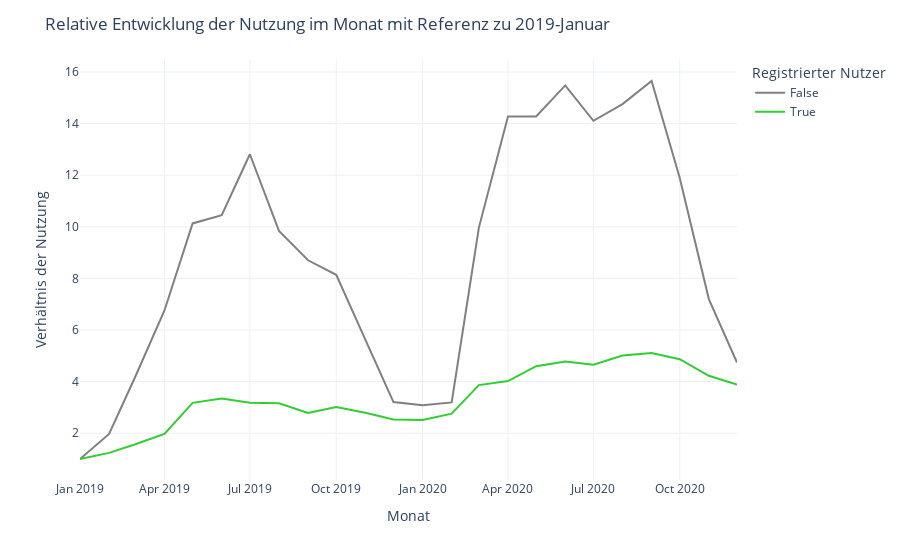

Here is the notebook cell this chart was saved with:
### Code cell
# group by month and registered customer
df_ratio = df.groupby(["month_p", "registered_customer"], as_index=False).count()
# establish baseline
baseline_0, baseline_1 = (df_ratio.iloc[0][2], df_ratio.iloc[1][2])
# compute ratio relative to baseline
df_ratio["ratio"] = df_ratio["temp"].where(df_ratio["registered_customer"], df_ratio["temp"]/baseline_0)
df_ratio["ratio"] = df_ratio["ratio"].where(~df_ratio["registered_customer"], df_ratio["temp"]/baseline_1)

# display line plot
fig = px.line(df_ratio, 
              x="month_p", 
              y="ratio", 
              color="registered_customer",
              color_discrete_sequence =['gray','limegreen'],
              template='plotly_white',
              labels = {'registered_customer':'Registrierter Nutzer'})
             
fig.update_layout( title="Relative Entwicklung der Nutzung im Monat mit Referenz zu 2019-Januar", xaxis_title="Monat", yaxis_title="Verhältnis der Nutzung")

### Figure 1 — Plotly figure (JSON) as saved in the notebook; plotly's stock layout.template omitted (floating-point values rounded to 4 significant figures)
{"data": [{"hovertemplate": "Registrierter Nutzer=False<br>month_p=%{x}<br>ratio=%{y}<extra></extra>", "legendgroup": "False", "line": {"color": "gray", "dash": "solid"}, "mode": "lines", "name": "False", "orientation": "v", "showlegend": true, "type": "scatter", "x": ["2019-01", "2019-02", "2019-03", "2019-04", "2019-05", "2019-06", "2019-07", "2019-08", "2019-09", "2019-10", "2019-11", "2019-12", "2020-01", "2020-02", "2020-03", "2020-04", "2020-05", "2020-06", "2020-07", "2020-08", "2020-09", "2020-10", "2020-11", "2020-12"], "xaxis": "x", "y": [1, 1.97, 4.197, 6.757, 10.13, 10.45, 12.81, 9.843, 8.702, 8.142, 5.628, 3.207, 3.086, 3.192, 9.969, 14.27, 14.28, 15.48, 14.11, 14.76, 15.65, 11.89, 7.199, 4.737], "yaxis": "y"}, {"hovertemplate": "Registrierter Nutzer=True<br>month_p=%{x}<br>ratio=%{y}<extra></extra>", "legendgroup": "True", "line": {"color": "limegreen", "dash": "solid"}, "mode": "lines", "name": "True", "orientation": "v", "showlegend": true, "type": "scatter", "x": ["2019-01", "2019-02", "2019-03", "2019-04", "2019-05", "2019-06", "2019-07", "2019-08", "2019-09", "2019-10", "2019-11", "2019-12", "2020-01", "2020-02", "2020-03", "2020-04", "2020-05", "2020-06", "2020-07", "2020-08", "2020-09", "2020-10", "2020-11", "2020-12"], "xaxis": "x", "y": [1, 1.237, 1.571, 1.973, 3.176, 3.343, 3.177, 3.159, 2.786, 3.02, 2.792, 2.535, 2.509, 2.756, 3.864, 4.021, 4.596, 4.784, 4.651, 5.012, 5.107, 4.871, 4.226, 3.891], "yaxis": "y"}], "layout": {"legend": {"title": {"text": "Registrierter Nutzer"}, "tracegroupgap": 0}, "margin": {"t": 60}, "title": {"text": "Relative Entwicklung der Nutzung im Monat mit Referenz zu 2019-Januar"}, "xaxis": {"anchor": "y", "domain": [0, 1], "title": {"text": "Monat"}}, "yaxis": {"anchor": "x", "domain": [0, 1], "title": {"text": "Verhältnis der Nutzung"}}}}
